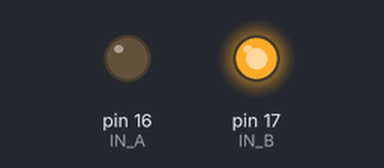
A sketch run on a simulated Arduino Uno, built with avr-gcc and run on an emulated ATmega328P. Shown: output pins drawn as LEDs (lit = HIGH).

Above: at 0.1 s.
Timing chart, 0 to 1.6 s (numbered marks = the images above):
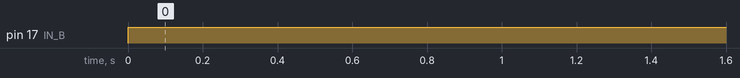

The sketch:

fan.ino
```cpp
// 定義 L9110 控制腳位
const int IN_A = 16;  // GPIO16
const int IN_B = 17;  // GPIO17

void setup() {
  // 設定腳位為輸出模式
  pinMode(IN_A, OUTPUT);
  pinMode(IN_B, OUTPUT);
}

void loop() {
  digitalWrite(IN_A, LOW);
  digitalWrite(IN_B, HIGH);
} 
```

Measured:
- by itself, pin 17 (IN_B): LOW → HIGH at 0.00 s
